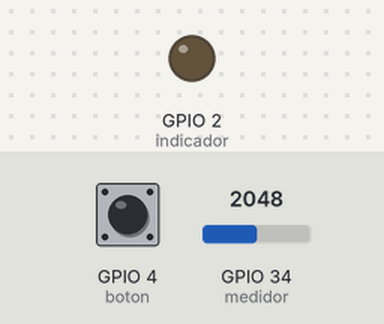
Recording of a program running on a simulated ESP32 board running MicroPython. Shown: output pins drawn as LEDs (lit = HIGH). The inputs (shaded band) are chosen by the test bench; at power-on: GPIO 4 (boton) HIGH, GPIO 34 (medidor) = 2048 (analog values on the 0–4095 scale). WiFi joins after 1.5 s; no MQTT or app messages arrive unless stated; what the program prints to the serial console is not drawn.

Above: at 1.2 s.
1.3 s: GPIO 4 (boton) pulled LOW for 1 s
At 3.1 s:
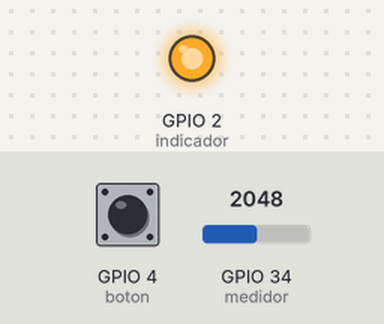
3.8 s: GPIO 34 (medidor) set to 1836
5.3 s: GPIO 34 (medidor) set to 1744
At 6.5 s:
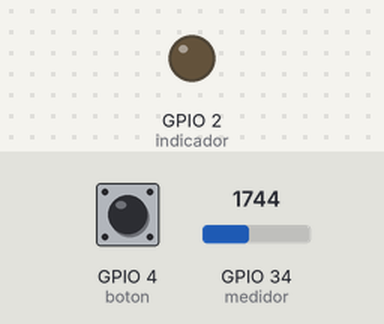
9.9 s: GPIO 4 (boton) pulled LOW for 0.25 s
At 10.7 s:
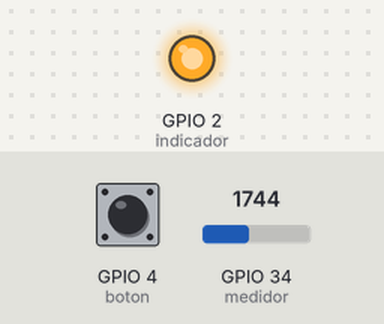
Timing chart, 0 to 12.9 s (numbered marks = the images above; inputs shaded):
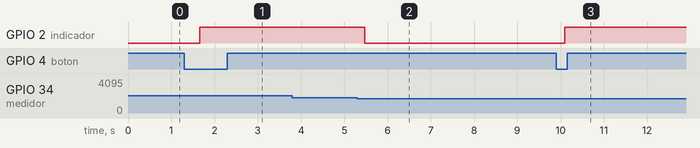

The program:

main.py
```python
"""GTA S5 - Simulación de lavadora compartida en Wokwi (ESP32/MicroPython).

Broker PUBLICO de pruebas: no usar claves reales ni equipos eléctricos.
El LED representa una carga de BAJA TENSION, nunca una lavadora a 110/120 V.
"""
import network
import time
import ujson
from machine import ADC, Pin
from umqtt.simple import MQTTClient

# Wokwi conecta a Internet mediante la red Wi-Fi ficticia Wokwi-GUEST.
WIFI_SSID = 'Wokwi-GUEST'
WIFI_PASS = ''

# Broker compartido de PRUEBAS. La VM escuchará este MISMO broker remoto.
BROKER = 'broker.emqx.io'
PUERTO = 1883
NODO = 'g1-marjorielis-lav01'
BASE = b'uide/g1/marjorielis/lavadora01'
T_ESTADO = BASE + b'/estado'
T_EVENTO = BASE + b'/evento'
T_DATOS = BASE + b'/telemetria'
T_COMANDO = BASE + b'/cmd'

# GPIO34: perilla que representa la lectura del sensor de corriente.
# GPIO4: botón que simula la confirmación del pago.
# GPIO2: LED que indica que la carga de demostración está habilitada.
medidor = ADC(Pin(34))
medidor.atten(ADC.ATTN_11DB)
boton = Pin(4, Pin.IN, Pin.PULL_UP)
indicador = Pin(2, Pin.OUT, value=0)

estado = 'BLOQUEADA'
ultimo_cmd_id = None
ciclo_id = None
inicio_habilitado = 0
conectado = None
contador_eventos = 0
ultimo_boton = 1
ultimo_cambio_boton = 0


def mensaje(**campos):
    """En todos los mensajes se identifica el nodo."""
    datos = {'nodo': NODO}
    datos.update(campos)
    return ujson.dumps(datos)


def publicar_estado(mqtt):
    global estado
    mqtt.publish(T_ESTADO, mensaje(estado=estado), qos=1, retain=True)
    print('Estado MQTT:', estado)


def publicar_evento(mqtt, tipo):
    global contador_eventos
    contador_eventos += 1
    evento_id = 'EV-%d-%03d' % (time.ticks_ms(), contador_eventos)
    payload = mensaje(evento=tipo, event_id=evento_id, ciclo_id=ciclo_id)
    mqtt.publish(T_EVENTO, payload, qos=1)
    print('Evento MQTT:', payload)


def cambiar_estado(nuevo, mqtt):
    global estado
    if estado == nuevo:
        return
    estado = nuevo
    indicador.value(1 if estado in ('HABILITADA', 'LAVANDO') else 0)
    publicar_estado(mqtt)


def habilitar(cmd_id, mqtt):
    global ultimo_cmd_id, ciclo_id, inicio_habilitado
    if estado != 'BLOQUEADA' or not cmd_id or cmd_id == ultimo_cmd_id:
        print('Autorizacion rechazada (estado o cmd_id repetido)')
        return
    ultimo_cmd_id = cmd_id
    ciclo_id = 'C-%d' % time.ticks_ms()
    inicio_habilitado = time.ticks_ms()
    cambiar_estado('HABILITADA', mqtt)
    publicar_evento(mqtt, 'autorizado')


def recibir_comando(topic, payload):
    if topic != T_COMANDO or conectado is None:
        return
    try:
        datos = ujson.loads(payload)
        if datos.get('accion') == 'habilitar':
            # Un mensaje de pruebas; no representa un pago real.
            habilitar(datos.get('cmd_id'), conectado)
        else:
            print('Comando no reconocido')
    except (ValueError, TypeError) as err:
        print('JSON invalido:', err)


def conectar_wifi():
    wifi = network.WLAN(network.STA_IF)
    wifi.active(True)
    if not wifi.isconnected():
        print('Conectando a Wi-Fi...')
        wifi.connect(WIFI_SSID, WIFI_PASS)
        for _ in range(100):
            if wifi.isconnected():
                break
            time.sleep_ms(150)
    if not wifi.isconnected():
        raise OSError('Sin Wi-Fi de Wokwi')
    print('Wi-Fi conectado. IP:', wifi.ifconfig()[0])


def conectar_mqtt():
    global conectado
    mqtt = MQTTClient(NODO, BROKER, port=PUERTO, keepalive=15)
    mqtt.set_callback(recibir_comando)
    # El broker publicara este mensaje cuando el nodo desaparezca SIN DISCONNECT.
    # La retencion permite que un nuevo suscriptor vea el ultimo estado.
    mqtt.set_last_will(T_ESTADO, mensaje(estado='desconectado'), retain=True, qos=1)
    mqtt.connect()
    mqtt.subscribe(T_COMANDO, qos=1)
    conectado = mqtt
    publicar_estado(mqtt)
    print('MQTT conectado:', BROKER, 'tema:', BASE.decode())
    return mqtt


def operar(mqtt):
    global ultimo_boton, ultimo_cambio_boton
    ultima_telemetria = time.ticks_ms() - 5000
    ultimo_ping = time.ticks_ms()
    fin_en = None
    while True:
        mqtt.check_msg()
        ahora = time.ticks_ms()
        val = medidor.read()
        detectado = val > 1800  # Girar la perilla a mas del 45 % para simular consumo.

        pulsado = boton.value()
        if ultimo_boton == 1 and pulsado == 0 and time.ticks_diff(ahora, ultimo_cambio_boton) > 350:
            habilitar('BOTON-%d' % ahora, mqtt)
            ultimo_cambio_boton = ahora
        ultimo_boton = pulsado

        if estado == 'HABILITADA':
            if detectado:
                cambiar_estado('LAVANDO', mqtt)
                publicar_evento(mqtt, 'inicio')
            elif time.ticks_diff(ahora, inicio_habilitado) >= 600000:
                cambiar_estado('BLOQUEADA', mqtt)
                publicar_evento(mqtt, 'autorizacion_vencida')

        elif estado == 'LAVANDO' and not detectado:
            cambiar_estado('FINALIZADA', mqtt)
            publicar_evento(mqtt, 'fin')
            fin_en = ahora

        elif estado == 'FINALIZADA' and fin_en is not None:
            if time.ticks_diff(ahora, fin_en) > 3500:
                cambiar_estado('BLOQUEADA', mqtt)
                fin_en = None

        if time.ticks_diff(ahora, ultima_telemetria) >= 5000:
            texto = mensaje(estado=estado, lectura=val, consumo_simulado=detectado)
            mqtt.publish(T_DATOS, texto, qos=0)
            print('JSON publicado:', texto)
            ultima_telemetria = ahora

        if time.ticks_diff(ahora, ultimo_ping) > 5000:
            mqtt.ping()
            ultimo_ping = ahora
        time.sleep_ms(200)


print('ESP32 - Lavadora compartida - GTA S5')
print('Boton: autorizacion de prueba. Perilla: consumo simulado. LED: carga.')

while True:
    try:
        conectado = None
        indicador.off() if estado == 'BLOQUEADA' else None
        conectar_wifi()
        cliente = conectar_mqtt()
        operar(cliente)
    except (OSError, ValueError, AssertionError) as err:
        print('Fallo de red/MQTT:', err, 'Reintentando en 4 s')
        conectado = None
        time.sleep(4)
```

Measured:
- the behaviour switches between 1801 and 1800 on GPIO 34 (medidor) (found by bisection; images 1 and 2)
- after the input at 1.3 s, GPIO 2 (indicador): LOW → HIGH after 0.36 s
- after the input at 3.8 s, every drawn part: stays the same
- after the input at 5.3 s, GPIO 2 (indicador): HIGH → LOW after 0.18 s
- after the input at 9.9 s, GPIO 2 (indicador): LOW → HIGH after 0.20 s
